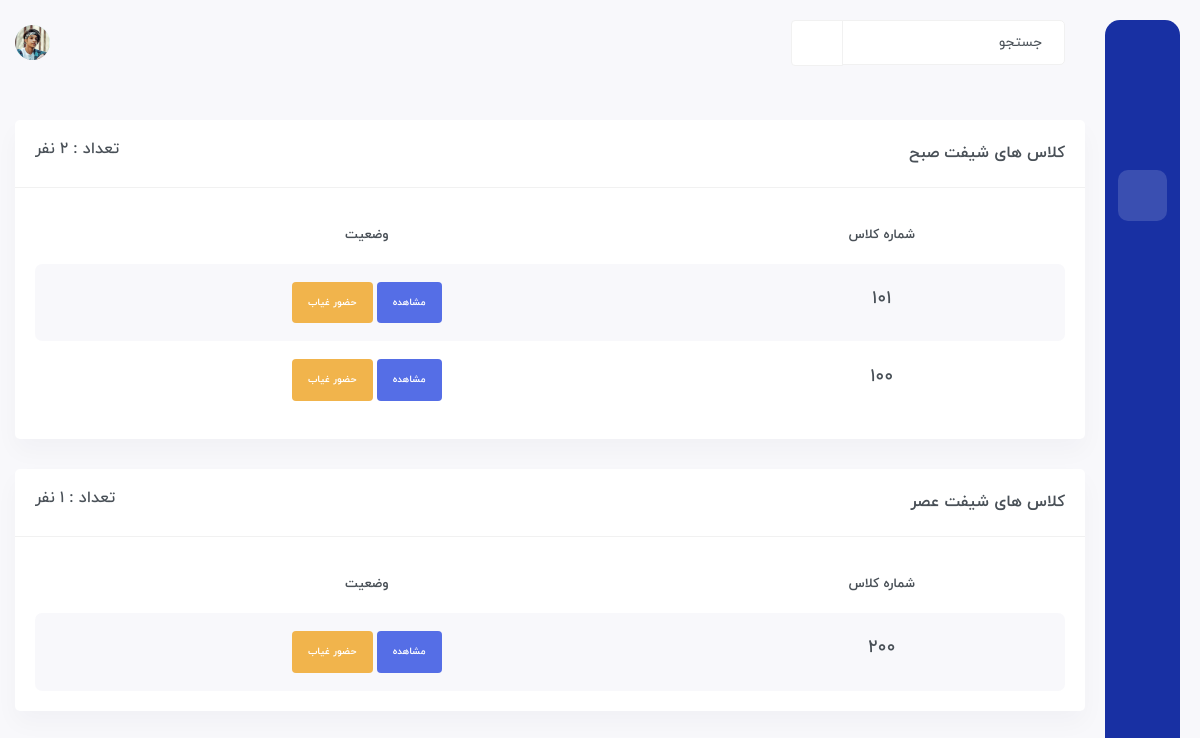
Before: / (signed in) with the older database file.
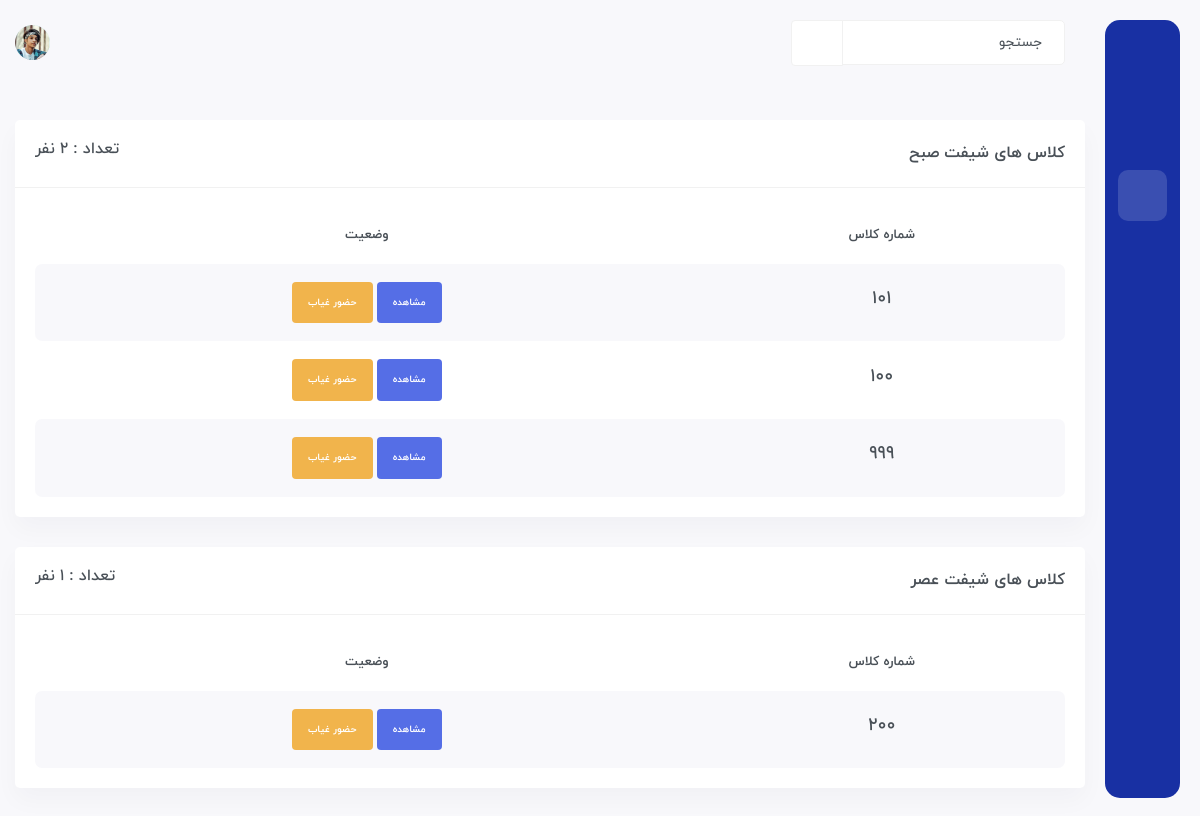
After: the same page with the newer database file.
### Student/models.py (models this page shows, shortened)
class Assign(models.Model):
    class_id = models.ForeignKey(Class, on_delete=models.CASCADE)
    def get_absolute_url(self):
        return reverse('student:class-room', args=[self.class_id.number, self.class_id.shift])

class Class(models.Model):
    number = models.IntegerField()
    shift = models.CharField(choices=SHIFT, max_length=3)

### Student/views.py (the view)
class IndexView(LoginRequiredMixin, generic.View):
    login_url = 'account:login'
    def get(self, request):
        student_m = models.Student.objects.filter(class_id__shift='صبح').count()
        student_e = models.Student.objects.filter(class_id__shift='عصر').count()
        c = {
            'student_m': student_m,
            'student_e': student_e
        }
        assign_m = models.Assign.objects.filter(class_id__shift='صبح')
        assign_e = models.Assign.objects.filter(class_id__shift='عصر')
        if assign_m.exists():
            c['class_room_m'] = assign_m
        if assign_e.exists():
            c['class_room_e'] = assign_e
        return render(request, 'home.html', c)

### templates/home.html
{% extends 'base.html' %}
{% load static %}
{% block body %}
	<div id="main-wrapper">
	    <div class="content-body">
		<div class="container">
		    <div class="row">
			<div class="col-xxl-6">
			    <div class="card">
				<div class="card-header align-items-center">
				    <h4 class="card-title">کلاس های شیفت صبح</h4>
				    <h5 class="text-left">تعداد : {{ student_m }} نفر</h5>
				</div>
				<div class="card-body">
				    <div class="table-responsive">
					<table class="table table-striped responsive-table text-center">
					    <thead>
						<tr>
						    <th>شماره کلاس</th>
						    <th>وضعیت</th>
						</tr>
					    </thead>
					    <tbody>
							{% for c in class_room_m %}
								<tr>
									<td>
									<h4>{{ c.class_id.number }}</h4>
									</td>
									<td>
										<div class="badge p-3 bg-primary"><a href="{{ c.get_absolute_url }}" class="text-white">مشاهده</a></div>
										<div class="badge p-3 bg-warning"><a href="{% url 'student:attendance' c.class_id.number %}" class="text-white">حضور غیاب</a></div>
									</td>
								</tr>
							{% endfor %}
					    </tbody>
					</table>
				    </div>
				</div>
			    </div>
			</div>
			<div class="col-xxl-6">
			    <div class="card">
				<div class="card-header align-items-center">
				    <h4 class="card-title">کلاس های شیفت عصر</h4>
				    <h5 class="text-left">تعداد : {{ student_e }} نفر</h5>
				</div>
				<div class="card-body">
				    <div class="table-responsive">
					<table class="table table-striped responsive-table text-center">
					    <thead>
						<tr>
						    <th>شماره کلاس</th>
						    <th>وضعیت</th>
						</tr>
					    </thead>
					    <tbody>
							{% for c in class_room_e %}
								<tr>
									<td>
									<h4>{{ c.class_id.number }}</h4>
									</td>
									<td>
										<div class="badge p-3 bg-primary"><a href="{{ c.get_absolute_url }}" class="text-white">مشاهده</a></div>
										<div class="badge p-3 bg-warning"><a href="{% url 'student:attendance' c.class_id.number %}" class="text-white">حضور غیاب</a></div>
									</td>
								</tr>
							{% endfor %}
					    </tbody>
					</table>
				    </div>
				</div>
			    </div>
			</div>
		    </div>
		</div>
	    </div>
	</div>
{% endblock %}

Changed rows visible on the page:
added Assign: class_id.number "999", shown under "تعداد : 2 نفر"
